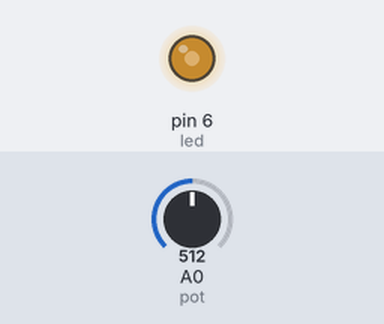
A sketch run on a simulated Arduino Uno, built with avr-gcc and run on an emulated ATmega328P. On the bench: output pins drawn as LEDs (lit = HIGH). The test bench sets the inputs (shaded band); at power-on: A0 (pot) = 512.

Above: at 1.2 s.
1.3 s: A0 (pot) set to 716
At 2.0 s:
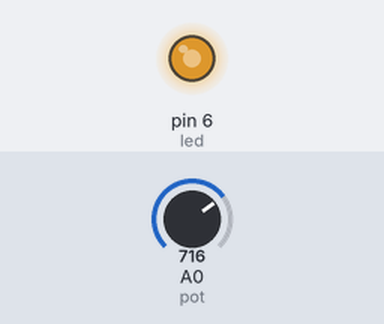
2.8 s: A0 (pot) set to 900
At 3.1 s:
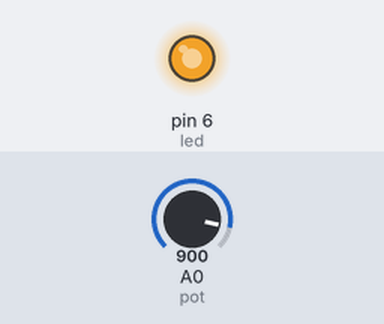
4.3 s: A0 (pot) set to 122
At 5.5 s:
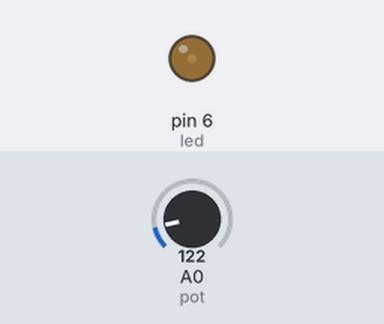
5.8 s: A0 (pot) set to 0
At 6.6 s:
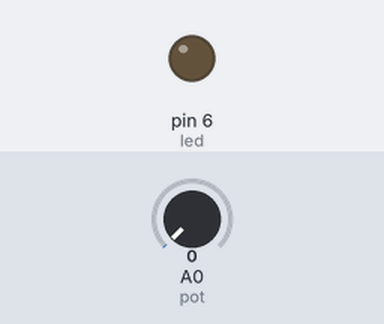
Timing chart, 0 to 8.3 s (numbered marks = the images above; inputs shaded):
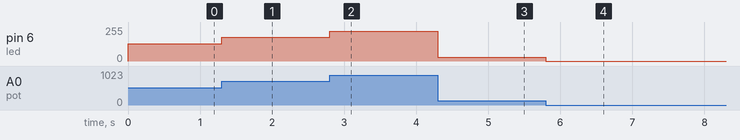

The sketch:

2_regulace_jasu_ledky.ino
```cpp
byte led=6;  //pin s led diodou
byte pot=A0;  //pin s pripojenym potenciometrem
int val;  //promenna pripravena k uchovani hodnot

void setup() {
  //nic se nepiše

}

void loop() {
  val=analogRead(pot)/4;
  //cteni hodnoty na A0 a uprava rozsahu
  analogWrite(led,val);
  //generovani pwm

}
```

Measured:
- after the input at 1.3 s, pin 6 (led): 128/255 → 179/255 at once
- after the input at 2.8 s, pin 6 (led): 179/255 → 225/255 at once
- after the input at 4.3 s, pin 6 (led): 225/255 → 30/255 at once
- after the input at 5.8 s, pin 6 (led): 30/255 → 0/255 at once
